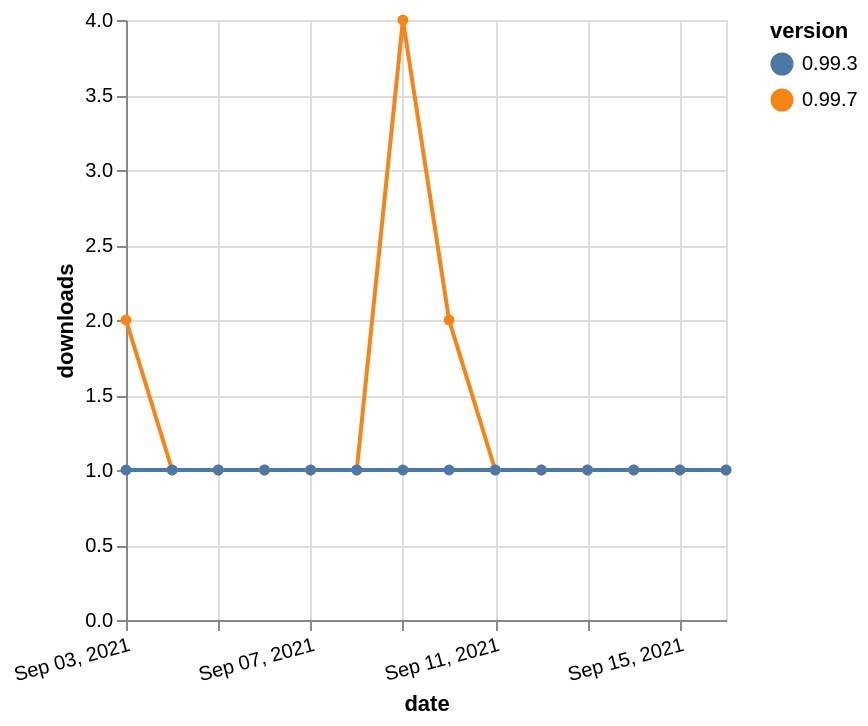

This figure's Vega-Lite source:
### Vega-Lite specification from a JSON file in a GitHub repository (floating-point values rounded to 4 significant figures)
{"$schema": "https://vega.github.io/schema/vega-lite/v5.json", "description": "A simple bar chart with embedded data.", "data": {"values": [{"date": "2021-09-03", "total": 177, "delta": 2, "version": "0.99.7"}, {"date": "2021-09-04", "total": 178, "delta": 1, "version": "0.99.7"}, {"date": "2021-09-05", "total": 179, "delta": 1, "version": "0.99.7"}, {"date": "2021-09-06", "total": 180, "delta": 1, "version": "0.99.7"}, {"date": "2021-09-07", "total": 181, "delta": 1, "version": "0.99.7"}, {"date": "2021-09-08", "total": 182, "delta": 1, "version": "0.99.7"}, {"date": "2021-09-09", "total": 186, "delta": 4, "version": "0.99.7"}, {"date": "2021-09-10", "total": 188, "delta": 2, "version": "0.99.7"}, {"date": "2021-09-11", "total": 189, "delta": 1, "version": "0.99.7"}, {"date": "2021-09-12", "total": 190, "delta": 1, "version": "0.99.7"}, {"date": "2021-09-13", "total": 191, "delta": 1, "version": "0.99.7"}, {"date": "2021-09-14", "total": 192, "delta": 1, "version": "0.99.7"}, {"date": "2021-09-15", "total": 193, "delta": 1, "version": "0.99.7"}, {"date": "2021-09-16", "total": 194, "delta": 1, "version": "0.99.7"}, {"date": "2021-09-03", "total": 145, "delta": 1, "version": "0.99.3"}, {"date": "2021-09-04", "total": 146, "delta": 1, "version": "0.99.3"}, {"date": "2021-09-05", "total": 147, "delta": 1, "version": "0.99.3"}, {"date": "2021-09-06", "total": 148, "delta": 1, "version": "0.99.3"}, {"date": "2021-09-07", "total": 149, "delta": 1, "version": "0.99.3"}, {"date": "2021-09-08", "total": 150, "delta": 1, "version": "0.99.3"}, {"date": "2021-09-09", "total": 151, "delta": 1, "version": "0.99.3"}, {"date": "2021-09-10", "total": 152, "delta": 1, "version": "0.99.3"}, {"date": "2021-09-11", "total": 153, "delta": 1, "version": "0.99.3"}, {"date": "2021-09-12", "total": 154, "delta": 1, "version": "0.99.3"}, {"date": "2021-09-13", "total": 155, "delta": 1, "version": "0.99.3"}, {"date": "2021-09-14", "total": 156, "delta": 1, "version": "0.99.3"}, {"date": "2021-09-15", "total": 157, "delta": 1, "version": "0.99.3"}, {"date": "2021-09-16", "total": 158, "delta": 1, "version": "0.99.3"}]}, "width": "container", "mark": {"type": "line", "point": {"filled": true}}, "encoding": {"x": {"field": "date", "type": "temporal", "timeUnit": "yearmonthdate", "title": "date", "axis": {"labelAngle": -15}}, "y": {"field": "delta", "type": "quantitative", "title": "downloads"}, "color": {"field": "version", "type": "nominal"}, "tooltip": {"field": "delta"}}}
